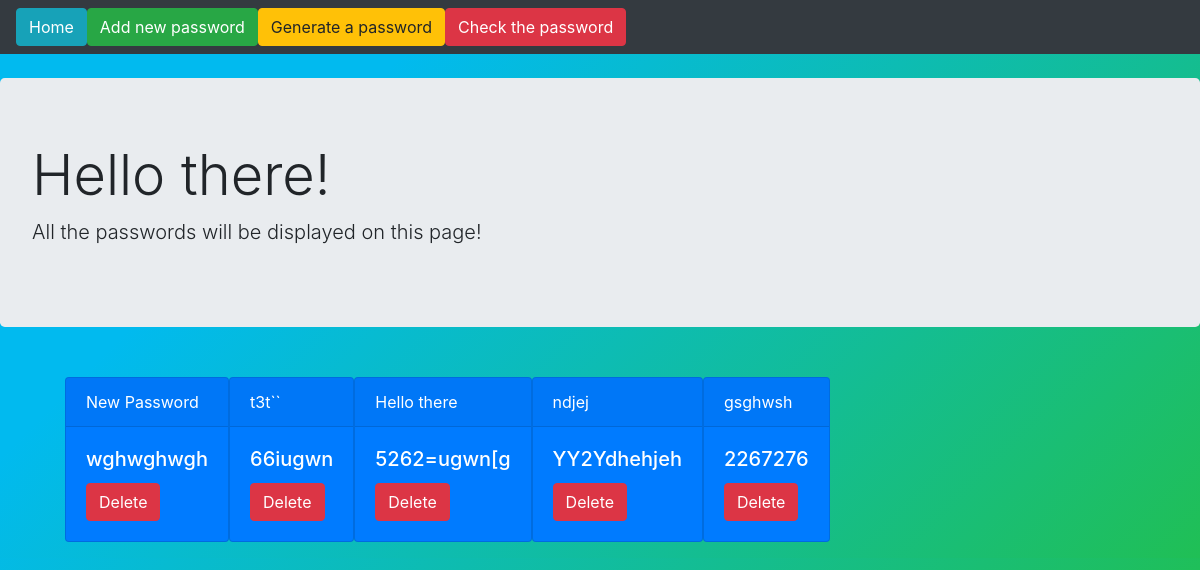
Before: / with the older database file.
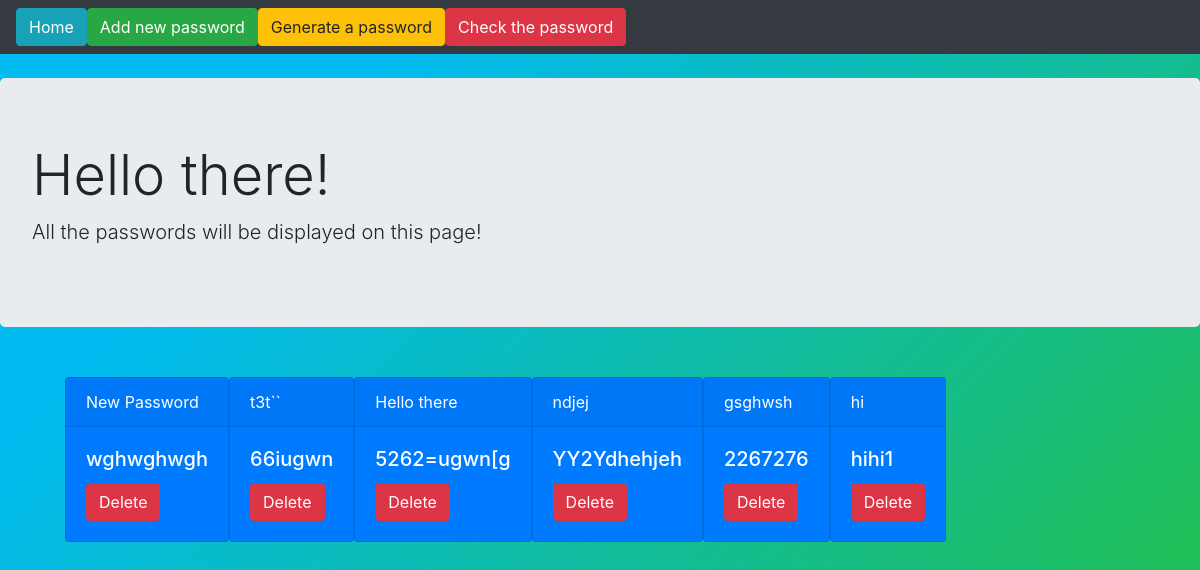
After: the same page with the newer database file.
### passwordgeneratorapp/models.py (models this page shows, shortened)
class Password(models.Model):
    name = models.CharField(max_length=100)
    link = models.CharField(max_length=300)
    password = models.CharField(max_length=300)

### passwordgeneratorapp/views.py (the view)
# urls.py: path('', views.index, name="index"),
def index(request):
    all_passwords = Password.objects.all()
    return render(request, 'index.html',
    {'all_passwords': all_passwords})

### passwordgeneratorapp/templates/index.html
{% extends 'base.html' %}
{% block content %}
	<div class="jumbotron">
	  <h1 class="display-4">Hello there!</h1>
	  <p class="lead">All the passwords will be displayed on this page!</p>
	</div>
	<div class="container" id="id">
	{% for thing in all_passwords %}
		<div class="card text-white bg-primary mb-3" style="max-width: 18rem;">
		  <div class="card-header">{{thing.name}}</div>
			  <div class="card-body">
			    <h5 class="card-title">{{thing.password}}</h5>
			    <a class="btn btn-danger" href="{% url 'delete' thing.id %}" role="button">Delete</a>
			  </div>
		</div>
	{% endfor %}
	</div>
{% endblock %}

Changed rows visible on the page:
added Password: name "hi", password "hihi1"
